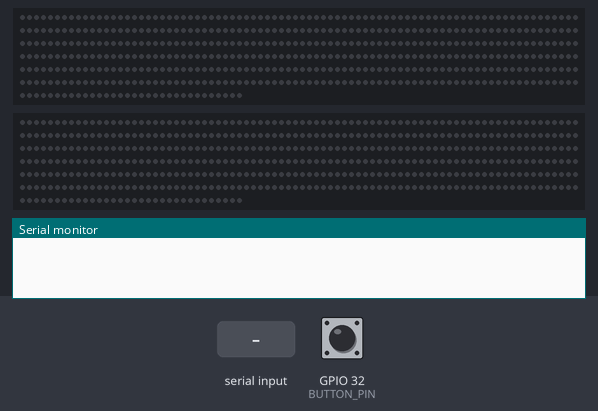
This sketch was run on a simulated ESP32. On the bench: 2 × 512 RGB LEDs in strip order, left to right, continuing on the next row, the last lines printed to the serial monitor. The inputs (shaded band) are chosen by the test bench; at power-on: GPIO 32 (BUTTON_PIN) HIGH. Dim RGB values are drawn brighter than linear.

Above: at 1.2 s.
1.3 s: GPIO 32 (BUTTON_PIN) pulled LOW for 0.15 s
At 1.39 s:
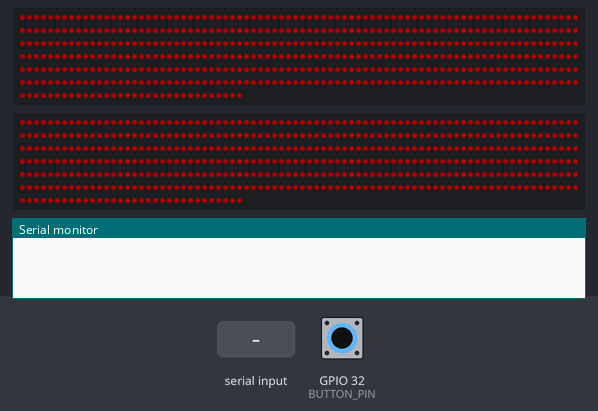
2.9 s: "a" received over Serial
At 3.03 s:
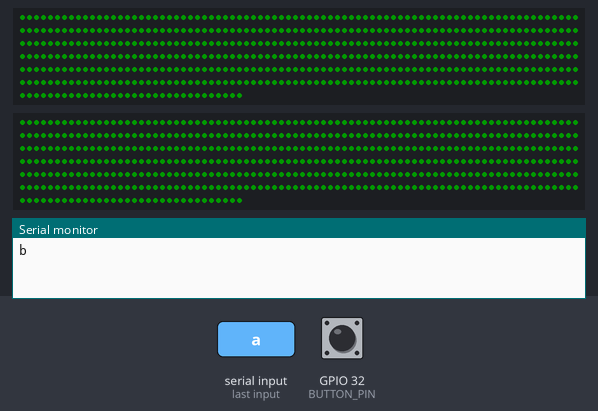
4.6 s: GPIO 32 (BUTTON_PIN) pulled LOW for 1 s
At 5.4 s:
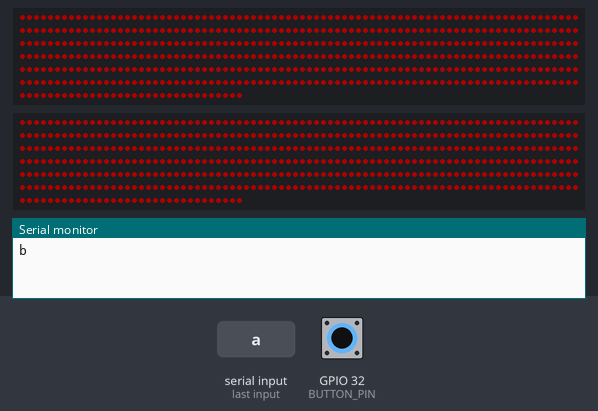
7.1 s: GPIO 32 (BUTTON_PIN) pulled LOW for 3.2 s
Timing chart, 0 to 10.1 s (numbered marks = the images above; inputs shaded):
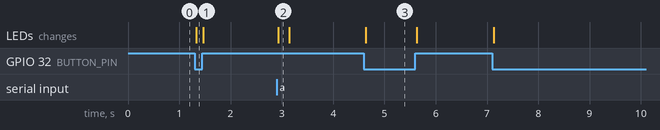

Measured:
- after the input at 1.3 s, the LEDs: change at once (image 1)
- after the input at 2.9 s, the LEDs: change at once (image 2)
- after the input at 4.6 s, the LEDs: change at once (image 3)

The sketch:

PixleNet.ino
```cpp
#include <FastLED.h>

#define LED_PIN_1     25
#define LED_PIN_2     26
#define BUTTON_PIN    32
#define NUM_LEDS      512
#define LONG_PRESS_DURATION 200  // in ms

CRGB leds1[NUM_LEDS];
CRGB leds2[NUM_LEDS];

bool buttonPressed = false;
bool lastButtonPressed = false;
unsigned long pressStartTime = 0;

void setup() {
  Serial.begin(115200);
  pinMode(BUTTON_PIN, INPUT_PULLUP);  // Taster gegen GND

  FastLED.addLeds<WS2812B, LED_PIN_1, GRB>(leds1, NUM_LEDS);
  FastLED.addLeds<WS2812B, LED_PIN_2, GRB>(leds2, NUM_LEDS);

  FastLED.setBrightness(50);
  FastLED.clear(true);
}

void loop() {
  // --- Button Handling ---
  buttonPressed = digitalRead(BUTTON_PIN) == LOW;

  if (buttonPressed && !lastButtonPressed) {
    pressStartTime = millis();
    fillAllRed();
  }
  else if (!buttonPressed && lastButtonPressed) {
    unsigned long duration = millis() - pressStartTime;
    FastLED.clear(true);

    if (duration >= LONG_PRESS_DURATION) {
      Serial.println("a");  // langer Druck
    } else {
      Serial.println("b");  // kurzer Druck
    }
  }

  lastButtonPressed = buttonPressed;

  // --- Serial Input Handling ---
  if (Serial.available() > 0) {
    char input = Serial.read();
    if (input == 'a') {
      flashGreen(200);
    } else if (input == 'b') {
      flashGreen(50);
    }
  }
}

void fillAllRed() {
  for (int i = 0; i < NUM_LEDS; i++) {
    leds1[i] = CRGB::Red;
    leds2[i] = CRGB::Red;
  }
  FastLED.show();
}

void flashGreen(unsigned long duration) {
  for (int i = 0; i < NUM_LEDS; i++) {
    leds1[i] = CRGB::Green;
    leds2[i] = CRGB::Green;
  }
  FastLED.show();
  delay(duration);
  FastLED.clear(true);
}
```
